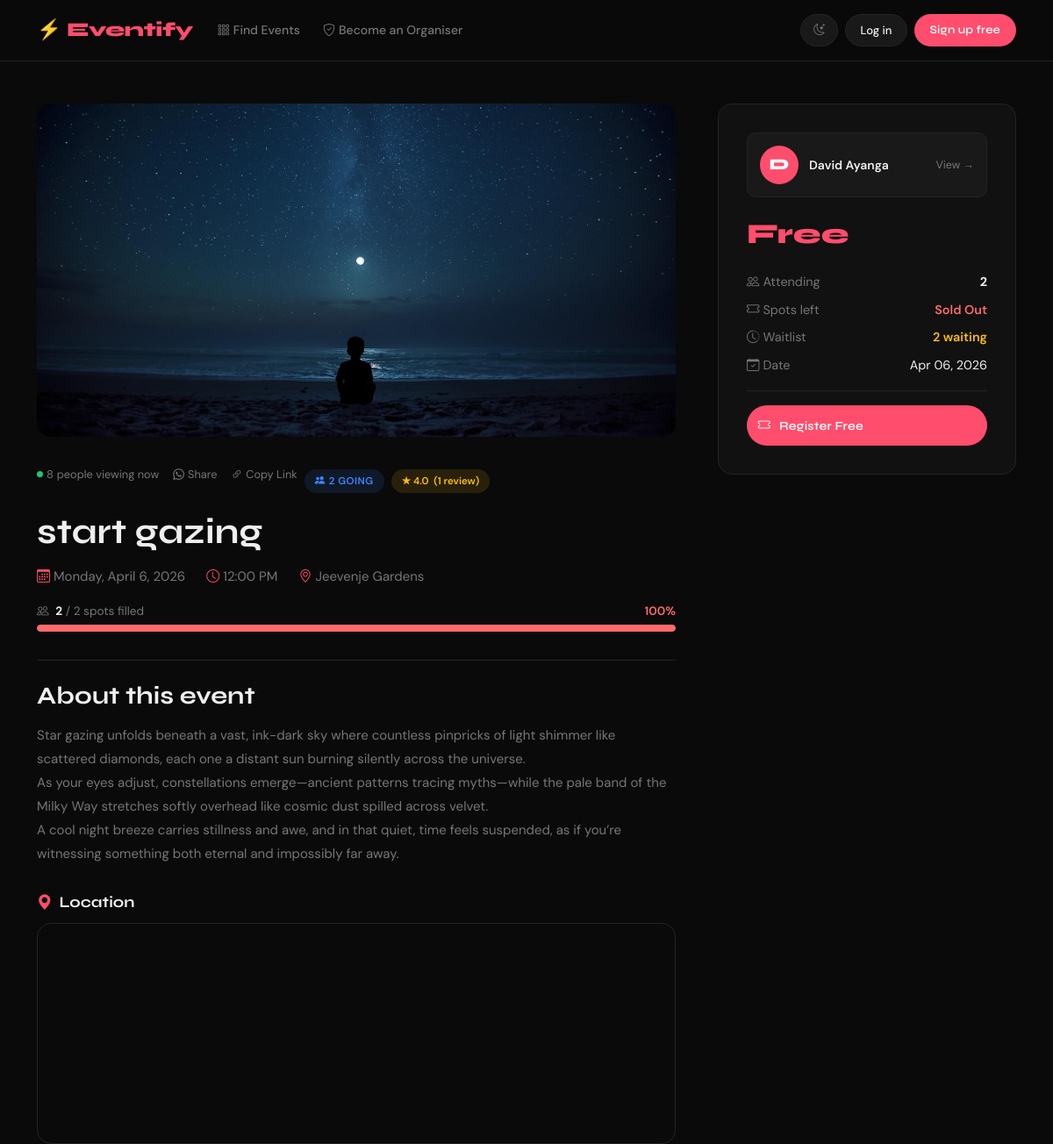
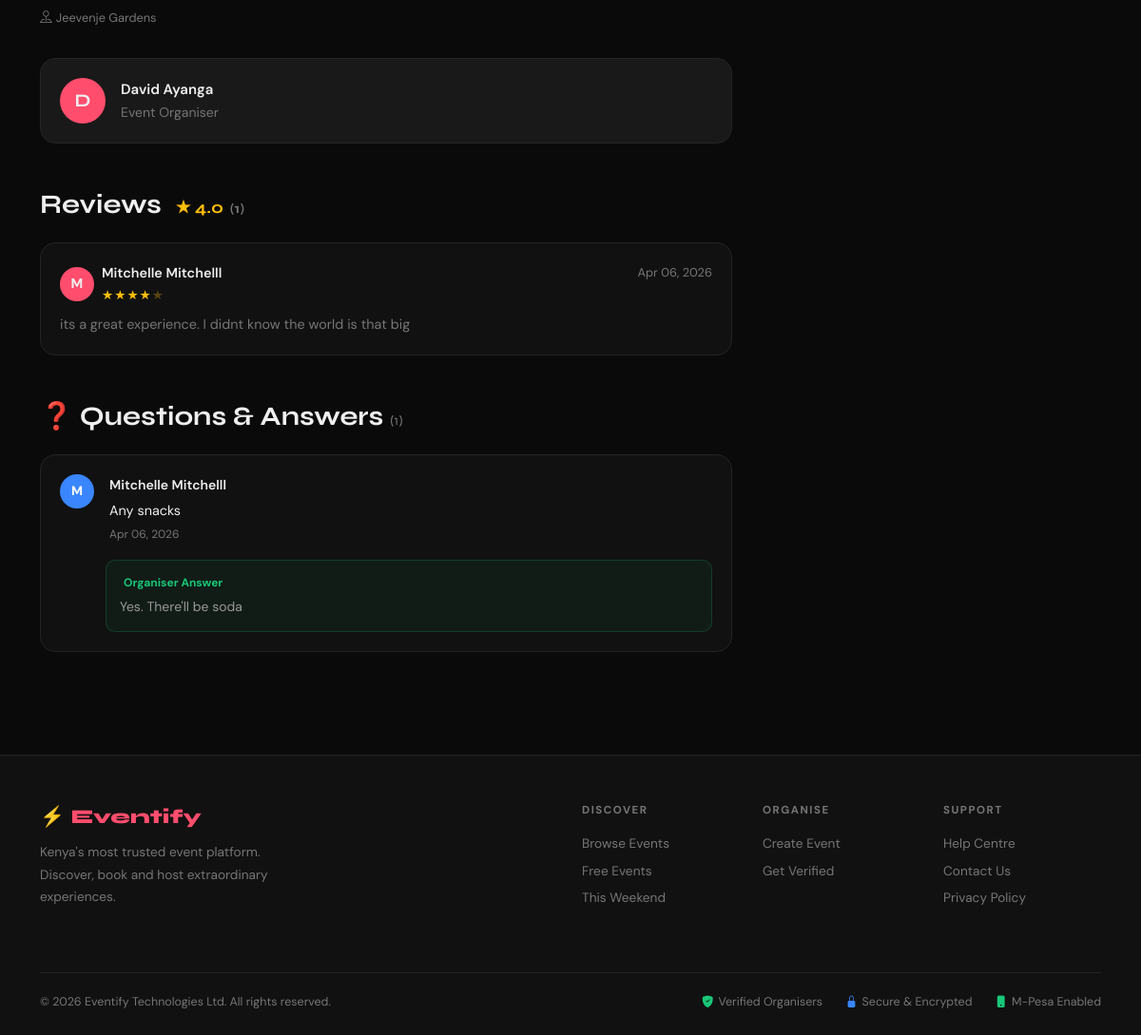
The app's page /events/start-gazing/ with its own data (2 pictures, top to bottom).
### events/models.py (models this page shows, shortened)
class Event(models.Model):
    title        = models.CharField(max_length=200)
    description  = models.TextField()
    category     = models.ForeignKey(Category, on_delete=models.SET_NULL, null=True, blank=True)
    date         = models.DateTimeField()
    location     = models.CharField(max_length=300)
    image        = models.ImageField(upload_to='events/', blank=True, null=True)
    price        = models.DecimalField(max_digits=8, decimal_places=2, default=0.00)
    capacity     = models.PositiveIntegerField(default=100)
    organizer    = models.ForeignKey(User, on_delete=models.CASCADE, related_name='my_events')
    created_at   = models.DateTimeField(auto_now_add=True)
    updated_at   = models.DateTimeField(auto_now=True)
    is_published = models.BooleanField(default=True)
    slug = models.SlugField(max_length=250, unique=True, blank=True)
    def spots_taken(self):
        return self.registrations.count()
    def spots_left(self):
        return max(0, self.capacity - self.spots_taken())
    def is_full(self):
        return self.spots_left() <= 0
    def capacity_percentage(self):
        if self.capacity == 0:
            return 100
        return min(int((self.spots_taken() / self.capacity) * 100), 100)
    def average_rating(self):
        reviews = self.reviews.all()
        if not reviews:
            return None
        return round(sum(r.rating for r in reviews) / reviews.count(), 1)
    def review_count(self):
        return self.reviews.count()
    class Meta:
        ordering = ['date']

class EventReview(models.Model):
    event      = models.ForeignKey(Event, on_delete=models.CASCADE, related_name='reviews')
    author     = models.ForeignKey(User, on_delete=models.CASCADE, related_name='my_reviews')
    rating     = models.PositiveSmallIntegerField(validators=[MinValueValidator(1), MaxValueValidator(5)])
    comment    = models.TextField(max_length=1000)
    created_at = models.DateTimeField(auto_now_add=True)
    class Meta:
        unique_together = ('event', 'author')
        ordering        = ['-created_at']

class EventQuestion(models.Model):
    event      = models.ForeignKey('Event', on_delete=models.CASCADE, related_name='questions')
    author     = models.ForeignKey(User, on_delete=models.CASCADE, related_name='asked_questions')
    question   = models.TextField(max_length=500)
    answer     = models.TextField(blank=True, help_text="Organiser's answer")
    answered_by = models.ForeignKey(User, on_delete=models.SET_NULL, null=True, blank=True, related_name='answered_questions')
    created_at = models.DateTimeField(auto_now_add=True)
    answered_at = models.DateTimeField(null=True, blank=True)
    class Meta:
        ordering = ['-created_at']

### events/views.py (the view, shortened to what this page needs)
# urls.py: path('events/<slug:slug>/', views.event_detail, name='event_detail'),
def event_detail(request, slug):
    from .extra_views import track_page_view
    event = get_object_or_404(Event, slug=slug, is_published=True)
    track_page_view(event)
    user_is_registered = False
    user_registration  = None
    user_has_reviewed  = False
    user_on_waitlist   = False
    waitlist_position  = None
    reviews = event.reviews.select_related('author').prefetch_related('reply').all()
    questions = event.questions.select_related('author', 'answered_by').all()
    from django.utils import timezone
    related_events = []
    if event.category:
        related_events = Event.objects.filter(
            is_published=True,
            category=event.category,
            date__gte=timezone.now(),
        ).exclude(pk=event.pk).order_by('date')[:3]
    return render(request, 'events/event_detail.html', {
        'event':              event,
        'user_is_registered': user_is_registered,
        'user_registration':  user_registration,
        'user_has_reviewed':  user_has_reviewed,
        'user_on_waitlist':   user_on_waitlist,
        'waitlist_position':  waitlist_position,
        'reviews':            reviews,
        'questions':          questions,
        'related_events':     related_events,
    })

### events/templates/events/event_detail.html (shortened to what this page needs)
{% extends "base.html" %}
{% block content %}
<div class="container my-5">
  <div class="row g-5">
    <div class="col-lg-8">
      {% if event.image %}
        <img src="{{ event.image.url }}" alt="{{ event.title }}"
             style="width:100%;height:380px;object-fit:cover;border-radius:var(--radius);margin-bottom:2rem;">
      {% else %}
        <div class="img-placeholder" style="height:380px;border-radius:var(--radius);margin-bottom:2rem;font-size:5rem;">
          <i class="bi bi-calendar-event"></i>
        </div>
      {% endif %}
      <div class="d-flex align-items-center gap-2 flex-wrap mb-3">
<div class="d-flex align-items-center gap-3 mb-3 flex-wrap">
  <div id="viewersCount" style="color:var(--muted);font-size:.8rem;display:flex;align-items:center;gap:4px;">
    <span style="width:7px;height:7px;background:var(--success);border-radius:50%;display:inline-block;animation:pulse 1.5s infinite;"></span>
    <span id="viewersNum">--</span> people viewing now
  </div>
  <a href="https://api.whatsapp.com/send?text={{ event.title|urlencode }}%20-%20https%3A%2F%2Fyourdomain.com%2Fevents%2F{{ event.slug }}%2F"
     target="_blank" rel="noopener"
     style="color:var(--muted);font-size:.8rem;display:flex;align-items:center;gap:4px;transition:color .2s;"
     onmouseover="this.style.color='#25D366'" onmouseout="this.style.color='var(--muted)'">
    <i class="bi bi-whatsapp"></i>Share
  </a>
<button onclick="copyEventLink()" id="copyBtn"
        style="background:none;border:none;cursor:pointer;color:var(--muted);font-size:.8rem;display:flex;align-items:center;gap:4px;padding:0;transition:color .2s;"
        onmouseover="this.style.color='var(--brand)'" onmouseout="this.style.color='var(--muted)'">
  <i class="bi bi-link-45deg"></i>
  <span id="copyText">Copy Link</span>
</button>
</div>
        <span style="background:rgba(58,134,255,.12);color:#3A86FF;font-size:.72rem;font-weight:600;padding:.25rem .75rem;border-radius:50px;text-transform:uppercase;letter-spacing:.5px;">
          <i class="bi bi-people-fill me-1"></i>{{ event.spots_taken }} going
        </span>
        {% if event.average_rating %}
          <span style="background:rgba(255,190,11,.12);color:#FFBE0B;font-size:.72rem;font-weight:600;padding:.25rem .75rem;border-radius:50px;">
            ★ {{ event.average_rating }} &nbsp;({{ event.review_count }} review{{ event.review_count|pluralize }})
          </span>
        {% endif %}
      </div>
      <h1 style="font-size:2.5rem;margin-bottom:1rem;">{{ event.title }}</h1>
      <div class="d-flex flex-wrap gap-4 mb-3" style="color:var(--muted);">
        <span><i class="bi bi-calendar3 me-1" style="color:var(--brand);"></i>{{ event.date|date:"l, F j, Y" }}</span>
        <span><i class="bi bi-clock me-1"     style="color:var(--brand);"></i>{{ event.date|date:"g:i A" }}</span>
        <span><i class="bi bi-geo-alt me-1"   style="color:var(--brand);"></i>{{ event.location }}</span>
      </div>
      <div style="margin-bottom:2rem;">
        <div class="d-flex justify-content-between mb-1" style="font-size:.85rem;color:var(--muted);">
          <span>
            <i class="bi bi-people me-1"></i>
            <strong style="color:var(--text);">{{ event.spots_taken }}</strong> / {{ event.capacity }} spots filled
          </span>
          <span style="font-weight:600;color:
            {% if event.capacity_percentage >= 90 %}#FF6B6B
            {% elif event.capacity_percentage >= 70 %}#FFBE0B
            {% else %}#19C878{% endif %};">
            {{ event.capacity_percentage }}%
          </span>
        </div>
        <div style="background:var(--surface);border-radius:50px;height:8px;overflow:hidden;">
          <div style="
            height:100%;border-radius:50px;
            width:{{ event.capacity_percentage }}%;
            background:{% if event.capacity_percentage >= 90 %}#FF6B6B{% elif event.capacity_percentage >= 70 %}#FFBE0B{% else %}#19C878{% endif %};
          "></div>
        </div>
      </div>
      <hr>
      <h3 style="margin:1.5rem 0 1rem;">About this event</h3>
      <div style="color:var(--muted);line-height:1.8;white-space:pre-line;">{{ event.description }}</div>
            <div style="margin-top:2rem;">
      <h4 style="font-family:'Syne',sans-serif;font-size:1.1rem;margin-bottom:12px;">
        <i class="bi bi-geo-alt-fill me-2" style="color:var(--brand);"></i>Location
      </h4>
      <div style="border-radius:var(--radius);overflow:hidden;border:1px solid var(--border);">
        <iframe
          src="https://maps.google.com/maps?q={{ event.location|urlencode }}&output=embed&hl=en"
          width="100%"
          height="250"
          style="border:0;display:block;"
          allowfullscreen
          loading="lazy"
>
        </iframe>
      </div>
      <p style="color:var(--muted);font-size:.8rem;margin-top:8px;">
        <i class="bi bi-pin-map me-1"></i>{{ event.location }}
      </p>
    </div>
      <div style="background:var(--surface);border:1px solid var(--border);border-radius:var(--radius);padding:1.25rem;margin-top:2rem;">
        <div class="d-flex align-items-center gap-3">
          <div style="width:48px;height:48px;border-radius:50%;background:var(--brand);display:flex;align-items:center;justify-content:center;font-family:'Syne',sans-serif;font-weight:700;font-size:1.2rem;">
            {{ event.organizer.username|first|upper }}
          </div>
          <div>
            <div style="font-weight:600;">{{ event.organizer.get_full_name|default:event.organizer.username }}</div>
            <div style="color:var(--muted);font-size:.875rem;">Event Organiser</div>
          </div>
        </div>
      </div>
      <div id="reviews" style="margin-top:3rem;">
        <h3 style="margin-bottom:1.5rem;">
          Reviews
          {% if event.average_rating %}
            <span style="color:#FFBE0B;font-size:1.1rem;margin-left:.5rem;">★ {{ event.average_rating }}</span>
            <span style="color:var(--muted);font-size:.9rem;"> ({{ event.review_count }})</span>
          {% endif %}
        </h3>
        {% for review in reviews %}
          <div style="background:var(--card-bg);border:1px solid var(--border);border-radius:var(--radius);padding:1.25rem;margin-bottom:1rem;">
            <div class="d-flex justify-content-between align-items-start mb-2">
              <div class="d-flex align-items-center gap-2">
                <div style="width:36px;height:36px;border-radius:50%;background:var(--brand);display:flex;align-items:center;justify-content:center;font-weight:700;font-size:.9rem;">
                  {{ review.author.username|first|upper }}
                </div>
                <div>
                  <div style="font-weight:600;font-size:.9rem;">{{ review.author.get_full_name|default:review.author.username }}</div>
                  <div style="color:#FFBE0B;font-size:.85rem;letter-spacing:1px;">
                    {% for i in "12345" %}{% if forloop.counter <= review.rating %}★{% else %}<span style="opacity:.3;">★</span>{% endif %}{% endfor %}
                  </div>
                </div>
              </div>
              <div style="color:var(--muted);font-size:.8rem;">{{ review.created_at|date:"M d, Y" }}</div>
            </div>
            <p style="color:var(--muted);font-size:.9rem;margin:0;line-height:1.6;">{{ review.comment }}</p>
          </div>
        {% empty %}
          <p style="color:var(--muted);padding:1.5rem;background:var(--surface);border-radius:var(--radius);">
            No reviews yet.
            {% if user_is_registered %}You attended this event — leave the first review!{% endif %}
          </p>
        {% endfor %}
      </div>
        <div id="qa" style="margin-top:3rem;">
  <h3 style="margin-bottom:1.5rem;">
    ❓ Questions & Answers
    <span style="color:var(--muted);font-size:.9rem;font-weight:400;">({{ event.questions.count }})</span>
  </h3>
  {% for qa in event.questions.all %}
    <div style="background:var(--card-bg);border:1px solid var(--border);border-radius:var(--radius);padding:20px;margin-bottom:12px;">
      <div class="d-flex gap-3 mb-3">
        <div style="width:36px;height:36px;border-radius:50%;background:var(--info);display:flex;align-items:center;justify-content:center;font-weight:700;font-size:.85rem;flex-shrink:0;color:#fff;">
          {{ qa.author.username|first|upper }}
        </div>
        <div style="flex:1;">
          <div style="font-weight:600;font-size:.875rem;">{{ qa.author.get_full_name|default:qa.author.username }}</div>
          <p style="color:var(--text);font-size:.9rem;margin:4px 0 0;line-height:1.55;">{{ qa.question }}</p>
          <div style="color:var(--muted);font-size:.75rem;margin-top:4px;">{{ qa.created_at|date:"M d, Y" }}</div>
        </div>
      </div>
      {% if qa.answer %}
        <div style="background:rgba(25,200,120,.06);border:1px solid rgba(25,200,120,.2);border-radius:var(--radius-sm);padding:14px;margin-left:48px;">
          <div style="color:var(--success);font-size:.75rem;font-weight:700;margin-bottom:5px;">
            Organiser Answer
          </div>
          <p style="color:var(--muted-2);font-size:.875rem;margin:0;line-height:1.55;">{{ qa.answer }}</p>
        </div>
      {% endif %}
    </div>
  {% empty %}
    <p style="color:var(--muted);font-size:.875rem;text-align:center;padding:24px;background:var(--surface);border-radius:var(--radius-sm);">
      No questions yet. Be the first to ask!
    </p>
  {% endfor %}
</div>
    </div>
    <div class="col-lg-4">
      <div style="background:var(--card-bg);border:1px solid var(--border);border-radius:var(--radius);padding:2rem;position:sticky;top:90px;">
<div style="background:var(--surface);border:1px solid var(--border);border-radius:var(--radius-sm);padding:14px;margin-bottom:16px;display:flex;align-items:center;gap:12px;">
  <div style="width:44px;height:44px;border-radius:50%;background:var(--brand);display:flex;align-items:center;justify-content:center;font-family:'Syne',sans-serif;font-weight:800;font-size:1.1rem;color:#fff;flex-shrink:0;">
    {{ event.organizer.username|first|upper }}
  </div>
  <div style="flex:1;min-width:0;">
    <a href="{% url 'organiser_profile' event.organizer.username %}" style="font-weight:600;font-size:.875rem;color:var(--text);">
      {{ event.organizer.get_full_name|default:event.organizer.username }}
    </a>
    {% load verification_tags %}
  </div>
  <a href="{% url 'organiser_profile' event.organizer.username %}" style="color:var(--muted);font-size:.78rem;">
    View →
  </a>
</div>
        <div class="price-tag mb-3" style="font-size:2rem;">
          {% if event.price == 0 %}Free{% else %}KES {{ event.price }}{% endif %}
        </div>
        <div class="mb-3" style="color:var(--muted);font-size:.9rem;">
          <div class="d-flex justify-content-between mb-2">
            <span><i class="bi bi-people me-1"></i>Attending</span>
            <strong style="color:var(--text);">{{ event.spots_taken }}</strong>
          </div>
          <div class="d-flex justify-content-between mb-2">
            <span><i class="bi bi-ticket me-1"></i>Spots left</span>
            <span style="font-weight:600;color:{% if event.is_full %}#FF6B6B{% else %}#19C878{% endif %};">
              {% if event.is_full %}Sold Out{% else %}{{ event.spots_left }}{% endif %}
            </span>
          </div>
          {% if event.is_full %}
            <div class="d-flex justify-content-between mb-2">
              <span><i class="bi bi-clock-history me-1"></i>Waitlist</span>
              <span style="color:#FFBE0B;font-weight:600;">{{ event.waitlist.count }} waiting</span>
            </div>
          {% endif %}
          <div class="d-flex justify-content-between">
            <span><i class="bi bi-calendar-check me-1"></i>Date</span>
            <span style="color:var(--text);">{{ event.date|date:"M d, Y" }}</span>
          </div>
        </div>
        <hr>
    {% if event.price == 0 %}
        {% if event.price == 0 %}
          <a href="{% url 'event_register' event.pk %}" class="btn btn-brand w-100" style="padding:.8rem;">
            <i class="bi bi-ticket me-1"></i>Register Free
          </a>
        {% endif %}
        {% endif %}
      </div>
    </div>
  </div>
</div>
{% endblock %}

### records on screen
Event: image (picture), spots_taken "2", average_rating "4.0", review_count "1", title "start gazing", date "Monday, April 6, 2026", date "12:00 PM", location "Jeevenje Gardens", capacity "2", capacity_percentage "100", description "Star gazing unfolds beneath a vast, ink-dark sky where countless pinpricks of light shimmer like scattered diamonds, each one a distant sun burning silently across the universe. As your eyes adjust, constellations emerge—ancient patterns tracing myths—while the pale band of the Milky Way stretches softly overhead like cosmic dust spilled across velvet. A cool night breeze carries stillness and awe, and in that quiet, time feels suspended, as if you’re witnessing something both eternal and impossibly far away.", organizer.username|first "D", organizer.get_full_name "David Ayanga", questions.count "1", waitlist.count "2", date "Apr 06, 2026"
EventReview: author.username|first "M", author.get_full_name "Mitchelle Mitchelll", created_at "Apr 06, 2026", comment "its a great experience. I didnt know the world is that big"
EventQuestion: author.username|first "M", author.get_full_name "Mitchelle Mitchelll", question "Any snacks", created_at "Apr 06, 2026", answer "Yes. There'll be soda"
